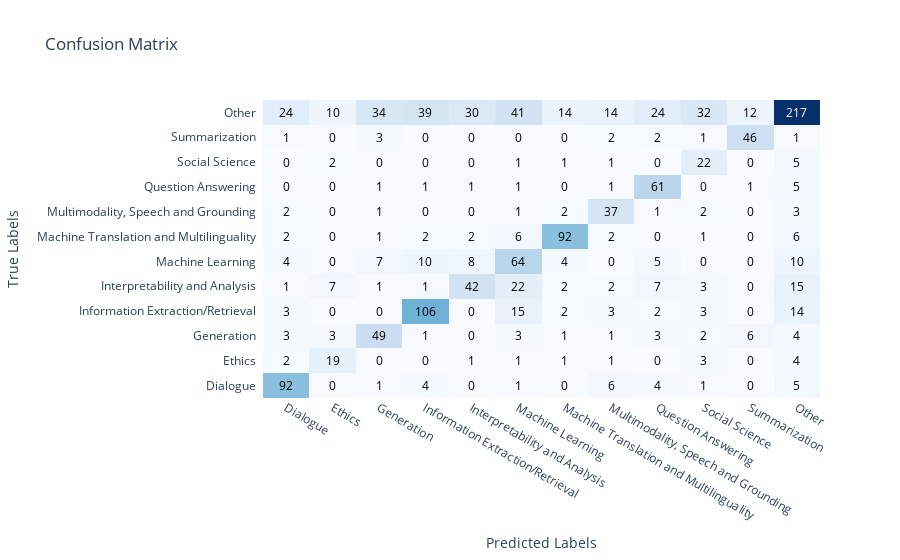

Here is the notebook cell this chart was saved with:
### Code cell
import plotly.express as px
import plotly.figure_factory as ff
import numpy as np
from sklearn.metrics import confusion_matrix, f1_score

cm = confusion_matrix(y_true, y_pred)
labels = list(label_encoder.inverse_transform(list(range(OUTPUT_SIZE))))

other_label = 'Other'
sorted_labels = sorted([label for label in labels if label != other_label])
sorted_labels.append(other_label)

label_to_sorted_index = {label: index for index, label in enumerate(sorted_labels)}
sorted_cm = np.zeros_like(cm)

for i, label1 in enumerate(labels):
    for j, label2 in enumerate(labels):
        sorted_i = label_to_sorted_index[label1]
        sorted_j = label_to_sorted_index[label2]
        sorted_cm[sorted_i, sorted_j] = cm[i, j]

fig = ff.create_annotated_heatmap(
    z=sorted_cm, 
    x=sorted_labels, 
    y=sorted_labels, 
    colorscale='Blues'
)

fig.update_layout(
    title='Confusion Matrix',
    xaxis=dict(title='Predicted Labels', side='bottom'),
    yaxis=dict(title='True Labels'),
    height=700
)

fig.show()

score_macro = f1_score(y_true, y_pred, average='macro')
print("F1 Macro Score:", score_macro)
score_micro = f1_score(y_true, y_pred, average='micro')
print("F1 Micro Score:", score_micro)

### Figure 1 — Plotly figure (JSON) as saved in the notebook; plotly's stock layout.template omitted (floating-point values rounded to 4 significant figures; data arrays with more than 128 entries replaced by an {"elided": "..."} marker saying what was removed)
{"data": [{"colorscale": [[0, "rgb(247,251,255)"], [0.125, "rgb(222,235,247)"], [0.25, "rgb(198,219,239)"], [0.375, "rgb(158,202,225)"], [0.5, "rgb(107,174,214)"], [0.625, "rgb(66,146,198)"], [0.75, "rgb(33,113,181)"], [0.875, "rgb(8,81,156)"], [1, "rgb(8,48,107)"]], "reversescale": false, "showscale": false, "type": "heatmap", "x": ["Dialogue", "Ethics", "Generation", "Information Extraction/Retrieval", "Interpretability and Analysis", "Machine Learning", "Machine Translation and Multilinguality", "Multimodality, Speech and Grounding", "Question Answering", "Social Science", "Summarization", "Other"], "y": ["Dialogue", "Ethics", "Generation", "Information Extraction/Retrieval", "Interpretability and Analysis", "Machine Learning", "Machine Translation and Multilinguality", "Multimodality, Speech and Grounding", "Question Answering", "Social Science", "Summarization", "Other"], "z": {"elided": "12x12 int values"}}], "layout": {"annotations": [{"font": {"color": "#000000"}, "showarrow": false, "text": "92", "x": "Dialogue", "xref": "x", "y": "Dialogue", "yref": "y"}, {"font": {"color": "#000000"}, "showarrow": false, "text": "0", "x": "Ethics", "xref": "x", "y": "Dialogue", "yref": "y"}, {"font": {"color": "#000000"}, "showarrow": false, "text": "1", "x": "Generation", "xref": "x", "y": "Dialogue", "yref": "y"}, {"font": {"color": "#000000"}, "showarrow": false, "text": "4", "x": "Information Extraction/Retrieval", "xref": "x", "y": "Dialogue", "yref": "y"}, {"font": {"color": "#000000"}, "showarrow": false, "text": "0", "x": "Interpretability and Analysis", "xref": "x", "y": "Dialogue", "yref": "y"}, {"font": {"color": "#000000"}, "showarrow": false, "text": "1", "x": "Machine Learning", "xref": "x", "y": "Dialogue", "yref": "y"}, {"font": {"color": "#000000"}, "showarrow": false, "text": "0", "x": "Machine Translation and Multilinguality", "xref": "x", "y": "Dialogue", "yref": "y"}, {"font": {"color": "#000000"}, "showarrow": false, "text": "6", "x": "Multimodality, Speech and Grounding", "xref": "x", "y": "Dialogue", "yref": "y"}, {"font": {"color": "#000000"}, "showarrow": false, "text": "4", "x": "Question Answering", "xref": "x", "y": "Dialogue", "yref": "y"}, {"font": {"color": "#000000"}, "showarrow": false, "text": "1", "x": "Social Science", "xref": "x", "y": "Dialogue", "yref": "y"}, {"font": {"color": "#000000"}, "showarrow": false, "text": "0", "x": "Summarization", "xref": "x", "y": "Dialogue", "yref": "y"}, {"font": {"color": "#000000"}, "showarrow": false, "text": "5", "x": "Other", "xref": "x", "y": "Dialogue", "yref": "y"}, {"font": {"color": "#000000"}, "showarrow": false, "text": "2", "x": "Dialogue", "xref": "x", "y": "Ethics", "yref": "y"}, {"font": {"color": "#000000"}, "showarrow": false, "text": "19", "x": "Ethics", "xref": "x", "y": "Ethics", "yref": "y"}, {"font": {"color": "#000000"}, "showarrow": false, "text": "0", "x": "Generation", "xref": "x", "y": "Ethics", "yref": "y"}, {"font": {"color": "#000000"}, "showarrow": false, "text": "0", "x": "Information Extraction/Retrieval", "xref": "x", "y": "Ethics", "yref": "y"}, {"font": {"color": "#000000"}, "showarrow": false, "text": "1", "x": "Interpretability and Analysis", "xref": "x", "y": "Ethics", "yref": "y"}, {"font": {"color": "#000000"}, "showarrow": false, "text": "1", "x": "Machine Learning", "xref": "x", "y": "Ethics", "yref": "y"}, {"font": {"color": "#000000"}, "showarrow": false, "text": "1", "x": "Machine Translation and Multilinguality", "xref": "x", "y": "Ethics", "yref": "y"}, {"font": {"color": "#000000"}, "showarrow": false, "text": "1", "x": "Multimodality, Speech and Grounding", "xref": "x", "y": "Ethics", "yref": "y"}, {"font": {"color": "#000000"}, "showarrow": false, "text": "0", "x": "Question Answering", "xref": "x", "y": "Ethics", "yref": "y"}, {"font": {"color": "#000000"}, "showarrow": false, "text": "3", "x": "Social Science", "xref": "x", "y": "Ethics", "yref": "y"}, {"font": {"color": "#000000"}, "showarrow": false, "text": "0", "x": "Summarization", "xref": "x", "y": "Ethics", "yref": "y"}, {"font": {"color": "#000000"}, "showarrow": false, "text": "4", "x": "Other", "xref": "x", "y": "Ethics", "yref": "y"}, {"font": {"color": "#000000"}, "showarrow": false, "text": "3", "x": "Dialogue", "xref": "x", "y": "Generation", "yref": "y"}, {"font": {"color": "#000000"}, "showarrow": false, "text": "3", "x": "Ethics", "xref": "x", "y": "Generation", "yref": "y"}, {"font": {"color": "#000000"}, "showarrow": false, "text": "49", "x": "Generation", "xref": "x", "y": "Generation", "yref": "y"}, {"font": {"color": "#000000"}, "showarrow": false, "text": "1", "x": "Information Extraction/Retrieval", "xref": "x", "y": "Generation", "yref": "y"}, {"font": {"color": "#000000"}, "showarrow": false, "text": "0", "x": "Interpretability and Analysis", "xref": "x", "y": "Generation", "yref": "y"}, {"font": {"color": "#000000"}, "showarrow": false, "text": "3", "x": "Machine Learning", "xref": "x", "y": "Generation", "yref": "y"}, {"font": {"color": "#000000"}, "showarrow": false, "text": "1", "x": "Machine Translation and Multilinguality", "xref": "x", "y": "Generation", "yref": "y"}, {"font": {"color": "#000000"}, "showarrow": false, "text": "1", "x": "Multimodality, Speech and Grounding", "xref": "x", "y": "Generation", "yref": "y"}, {"font": {"color": "#000000"}, "showarrow": false, "text": "3", "x": "Question Answering", "xref": "x", "y": "Generation", "yref": "y"}, {"font": {"color": "#000000"}, "showarrow": false, "text": "2", "x": "Social Science", "xref": "x", "y": "Generation", "yref": "y"}, {"font": {"color": "#000000"}, "showarrow": false, "text": "6", "x": "Summarization", "xref": "x", "y": "Generation", "yref": "y"}, {"font": {"color": "#000000"}, "showarrow": false, "text": "4", "x": "Other", "xref": "x", "y": "Generation", "yref": "y"}, {"font": {"color": "#000000"}, "showarrow": false, "text": "3", "x": "Dialogue", "xref": "x", "y": "Information Extraction/Retrieval", "yref": "y"}, {"font": {"color": "#000000"}, "showarrow": false, "text": "0", "x": "Ethics", "xref": "x", "y": "Information Extraction/Retrieval", "yref": "y"}, {"font": {"color": "#000000"}, "showarrow": false, "text": "0", "x": "Generation", "xref": "x", "y": "Information Extraction/Retrieval", "yref": "y"}, {"font": {"color": "#000000"}, "showarrow": false, "text": "106", "x": "Information Extraction/Retrieval", "xref": "x", "y": "Information Extraction/Retrieval", "yref": "y"}, {"font": {"color": "#000000"}, "showarrow": false, "text": "0", "x": "Interpretability and Analysis", "xref": "x", "y": "Information Extraction/Retrieval", "yref": "y"}, {"font": {"color": "#000000"}, "showarrow": false, "text": "15", "x": "Machine Learning", "xref": "x", "y": "Information Extraction/Retrieval", "yref": "y"}, {"font": {"color": "#000000"}, "showarrow": false, "text": "2", "x": "Machine Translation and Multilinguality", "xref": "x", "y": "Information Extraction/Retrieval", "yref": "y"}, {"font": {"color": "#000000"}, "showarrow": false, "text": "3", "x": "Multimodality, Speech and Grounding", "xref": "x", "y": "Information Extraction/Retrieval", "yref": "y"}, {"font": {"color": "#000000"}, "showarrow": false, "text": "2", "x": "Question Answering", "xref": "x", "y": "Information Extraction/Retrieval", "yref": "y"}, {"font": {"color": "#000000"}, "showarrow": false, "text": "3", "x": "Social Science", "xref": "x", "y": "Information Extraction/Retrieval", "yref": "y"}, {"font": {"color": "#000000"}, "showarrow": false, "text": "0", "x": "Summarization", "xref": "x", "y": "Information Extraction/Retrieval", "yref": "y"}, {"font": {"color": "#000000"}, "showarrow": false, "text": "14", "x": "Other", "xref": "x", "y": "Information Extraction/Retrieval", "yref": "y"}, {"font": {"color": "#000000"}, "showarrow": false, "text": "1", "x": "Dialogue", "xref": "x", "y": "Interpretability and Analysis", "yref": "y"}, {"font": {"color": "#000000"}, "showarrow": false, "text": "7", "x": "Ethics", "xref": "x", "y": "Interpretability and Analysis", "yref": "y"}, {"font": {"color": "#000000"}, "showarrow": false, "text": "1", "x": "Generation", "xref": "x", "y": "Interpretability and Analysis", "yref": "y"}, {"font": {"color": "#000000"}, "showarrow": false, "text": "1", "x": "Information Extraction/Retrieval", "xref": "x", "y": "Interpretability and Analysis", "yref": "y"}, {"font": {"color": "#000000"}, "showarrow": false, "text": "42", "x": "Interpretability and Analysis", "xref": "x", "y": "Interpretability and Analysis", "yref": "y"}, {"font": {"color": "#000000"}, "showarrow": false, "text": "22", "x": "Machine Learning", "xref": "x", "y": "Interpretability and Analysis", "yref": "y"}, {"font": {"color": "#000000"}, "showarrow": false, "text": "2", "x": "Machine Translation and Multilinguality", "xref": "x", "y": "Interpretability and Analysis", "yref": "y"}, {"font": {"color": "#000000"}, "showarrow": false, "text": "2", "x": "Multimodality, Speech and Grounding", "xref": "x", "y": "Interpretability and Analysis", "yref": "y"}, {"font": {"color": "#000000"}, "showarrow": false, "text": "7", "x": "Question Answering", "xref": "x", "y": "Interpretability and Analysis", "yref": "y"}, {"font": {"color": "#000000"}, "showarrow": false, "text": "3", "x": "Social Science", "xref": "x", "y": "Interpretability and Analysis", "yref": "y"}, {"font": {"color": "#000000"}, "showarrow": false, "text": "0", "x": "Summarization", "xref": "x", "y": "Interpretability and Analysis", "yref": "y"}, {"font": {"color": "#000000"}, "showarrow": false, "text": "15", "x": "Other", "xref": "x", "y": "Interpretability and Analysis", "yref": "y"}, {"font": {"color": "#000000"}, "showarrow": false, "text": "4", "x": "Dialogue", "xref": "x", "y": "Machine Learning", "yref": "y"}, {"font": {"color": "#000000"}, "showarrow": false, "text": "0", "x": "Ethics", "xref": "x", "y": "Machine Learning", "yref": "y"}, {"font": {"color": "#000000"}, "showarrow": false, "text": "7", "x": "Generation", "xref": "x", "y": "Machine Learning", "yref": "y"}, {"font": {"color": "#000000"}, "showarrow": false, "text": "10", "x": "Information Extraction/Retrieval", "xref": "x", "y": "Machine Learning", "yref": "y"}, {"font": {"color": "#000000"}, "showarrow": false, "text": "8", "x": "Interpretability and Analysis", "xref": "x", "y": "Machine Learning", "yref": "y"}, {"font": {"color": "#000000"}, "showarrow": false, "text": "64", "x": "Machine Learning", "xref": "x", "y": "Machine Learning", "yref": "y"}, {"font": {"color": "#000000"}, "showarrow": false, "text": "4", "x": "Machine Translation and Multilinguality", "xref": "x", "y": "Machine Learning", "yref": "y"}, {"font": {"color": "#000000"}, "showarrow": false, "text": "0", "x": "Multimodality, Speech and Grounding", "xref": "x", "y": "Machine Learning", "yref": "y"}, {"font": {"color": "#000000"}, "showarrow": false, "text": "5", "x": "Question Answering", "xref": "x", "y": "Machine Learning", "yref": "y"}, {"font": {"color": "#000000"}, "showarrow": false, "text": "0", "x": "Social Science", "xref": "x", "y": "Machine Learning", "yref": "y"}, {"font": {"color": "#000000"}, "showarrow": false, "text": "0", "x": "Summarization", "xref": "x", "y": "Machine Learning", "yref": "y"}, {"font": {"color": "#000000"}, "showarrow": false, "text": "10", "x": "Other", "xref": "x", "y": "Machine Learning", "yref": "y"}, {"font": {"color": "#000000"}, "showarrow": false, "text": "2", "x": "Dialogue", "xref": "x", "y": "Machine Translation and Multilinguality", "yref": "y"}, {"font": {"color": "#000000"}, "showarrow": false, "text": "0", "x": "Ethics", "xref": "x", "y": "Machine Translation and Multilinguality", "yref": "y"}, {"font": {"color": "#000000"}, "showarrow": false, "text": "1", "x": "Generation", "xref": "x", "y": "Machine Translation and Multilinguality", "yref": "y"}, {"font": {"color": "#000000"}, "showarrow": false, "text": "2", "x": "Information Extraction/Retrieval", "xref": "x", "y": "Machine Translation and Multilinguality", "yref": "y"}, {"font": {"color": "#000000"}, "showarrow": false, "text": "2", "x": "Interpretability and Analysis", "xref": "x", "y": "Machine Translation and Multilinguality", "yref": "y"}, {"font": {"color": "#000000"}, "showarrow": false, "text": "6", "x": "Machine Learning", "xref": "x", "y": "Machine Translation and Multilinguality", "yref": "y"}, {"font": {"color": "#000000"}, "showarrow": false, "text": "92", "x": "Machine Translation and Multilinguality", "xref": "x", "y": "Machine Translation and Multilinguality", "yref": "y"}, {"font": {"color": "#000000"}, "showarrow": false, "text": "2", "x": "Multimodality, Speech and Grounding", "xref": "x", "y": "Machine Translation and Multilinguality", "yref": "y"}, {"font": {"color": "#000000"}, "showarrow": false, "text": "0", "x": "Question Answering", "xref": "x", "y": "Machine Translation and Multilinguality", "yref": "y"}, {"font": {"color": "#000000"}, "showarrow": false, "text": "1", "x": "Social Science", "xref": "x", "y": "Machine Translation and Multilinguality", "yref": "y"}, {"font": {"color": "#000000"}, "showarrow": false, "text": "0", "x": "Summarization", "xref": "x", "y": "Machine Translation and Multilinguality", "yref": "y"}, {"font": {"color": "#000000"}, "showarrow": false, "text": "6", "x": "Other", "xref": "x", "y": "Machine Translation and Multilinguality", "yref": "y"}, {"font": {"color": "#000000"}, "showarrow": false, "text": "2", "x": "Dialogue", "xref": "x", "y": "Multimodality, Speech and Grounding", "yref": "y"}, {"font": {"color": "#000000"}, "showarrow": false, "text": "0", "x": "Ethics", "xref": "x", "y": "Multimodality, Speech and Grounding", "yref": "y"}, {"font": {"color": "#000000"}, "showarrow": false, "text": "1", "x": "Generation", "xref": "x", "y": "Multimodality, Speech and Grounding", "yref": "y"}, {"font": {"color": "#000000"}, "showarrow": false, "text": "0", "x": "Information Extraction/Retrieval", "xref": "x", "y": "Multimodality, Speech and Grounding", "yref": "y"}, {"font": {"color": "#000000"}, "showarrow": false, "text": "0", "x": "Interpretability and Analysis", "xref": "x", "y": "Multimodality, Speech and Grounding", "yref": "y"}, {"font": {"color": "#000000"}, "showarrow": false, "text": "1", "x": "Machine Learning", "xref": "x", "y": "Multimodality, Speech and Grounding", "yref": "y"}, {"font": {"color": "#000000"}, "showarrow": false, "text": "2", "x": "Machine Translation and Multilinguality", "xref": "x", "y": "Multimodality, Speech and Grounding", "yref": "y"}, {"font": {"color": "#000000"}, "showarrow": false, "text": "37", "x": "Multimodality, Speech and Grounding", "xref": "x", "y": "Multimodality, Speech and Grounding", "yref": "y"}, {"font": {"color": "#000000"}, "showarrow": false, "text": "1", "x": "Question Answering", "xref": "x", "y": "Multimodality, Speech and Grounding", "yref": "y"}, {"font": {"color": "#000000"}, "showarrow": false, "text": "2", "x": "Social Science", "xref": "x", "y": "Multimodality, Speech and Grounding", "yref": "y"}, {"font": {"color": "#000000"}, "showarrow": false, "text": "0", "x": "Summarization", "xref": "x", "y": "Multimodality, Speech and Grounding", "yref": "y"}, {"font": {"color": "#000000"}, "showarrow": false, "text": "3", "x": "Other", "xref": "x", "y": "Multimodality, Speech and Grounding", "yref": "y"}, {"font": {"color": "#000000"}, "showarrow": false, "text": "0", "x": "Dialogue", "xref": "x", "y": "Question Answering", "yref": "y"}, {"font": {"color": "#000000"}, "showarrow": false, "text": "0", "x": "Ethics", "xref": "x", "y": "Question Answering", "yref": "y"}, {"font": {"color": "#000000"}, "showarrow": false, "text": "1", "x": "Generation", "xref": "x", "y": "Question Answering", "yref": "y"}, {"font": {"color": "#000000"}, "showarrow": false, "text": "1", "x": "Information Extraction/Retrieval", "xref": "x", "y": "Question Answering", "yref": "y"}, {"font": {"color": "#000000"}, "showarrow": false, "text": "1", "x": "Interpretability and Analysis", "xref": "x", "y": "Question Answering", "yref": "y"}, {"font": {"color": "#000000"}, "showarrow": false, "text": "1", "x": "Machine Learning", "xref": "x", "y": "Question Answering", "yref": "y"}, {"font": {"color": "#000000"}, "showarrow": false, "text": "0", "x": "Machine Translation and Multilinguality", "xref": "x", "y": "Question Answering", "yref": "y"}, {"font": {"color": "#000000"}, "showarrow": false, "text": "1", "x": "Multimodality, Speech and Grounding", "xref": "x", "y": "Question Answering", "yref": "y"}, {"font": {"color": "#000000"}, "showarrow": false, "text": "61", "x": "Question Answering", "xref": "x", "y": "Question Answering", "yref": "y"}, {"font": {"color": "#000000"}, "showarrow": false, "text": "0", "x": "Social Science", "xref": "x", "y": "Question Answering", "yref": "y"}, {"font": {"color": "#000000"}, "showarrow": false, "text": "1", "x": "Summarization", "xref": "x", "y": "Question Answering", "yref": "y"}, {"font": {"color": "#000000"}, "showarrow": false, "text": "5", "x": "Other", "xref": "x", "y": "Question Answering", "yref": "y"}, {"font": {"color": "#000000"}, "showarrow": false, "text": "0", "x": "Dialogue", "xref": "x", "y": "Social Science", "yref": "y"}, {"font": {"color": "#000000"}, "showarrow": false, "text": "2", "x": "Ethics", "xref": "x", "y": "Social Science", "yref": "y"}, {"font": {"color": "#000000"}, "showarrow": false, "text": "0", "x": "Generation", "xref": "x", "y": "Social Science", "yref": "y"}, {"font": {"color": "#000000"}, "showarrow": false, "text": "0", "x": "Information Extraction/Retrieval", "xref": "x", "y": "Social Science", "yref": "y"}, {"font": {"color": "#000000"}, "showarrow": false, "text": "0", "x": "Interpretability and Analysis", "xref": "x", "y": "Social Science", "yref": "y"}, {"font": {"color": "#000000"}, "showarrow": false, "text": "1", "x": "Machine Learning", "xref": "x", "y": "Social Science", "yref": "y"}, {"font": {"color": "#000000"}, "showarrow": false, "text": "1", "x": "Machine Translation and Multilinguality", "xref": "x", "y": "Social Science", "yref": "y"}, {"font": {"color": "#000000"}, "showarrow": false, "text": "1", "x": "Multimodality, Speech and Grounding", "xref": "x", "y": "Social Science", "yref": "y"}, {"font": {"color": "#000000"}, "showarrow": false, "text": "0", "x": "Question Answering", "xref": "x", "y": "Social Science", "yref": "y"}, {"font": {"color": "#000000"}, "showarrow": false, "text": "22", "x": "Social Science", "xref": "x", "y": "Social Science", "yref": "y"}, {"font": {"color": "#000000"}, "showarrow": false, "text": "0", "x": "Summarization", "xref": "x", "y": "Social Science", "yref": "y"}, {"font": {"color": "#000000"}, "showarrow": false, "text": "5", "x": "Other", "xref": "x", "y": "Social Science", "yref": "y"}, {"font": {"color": "#000000"}, "showarrow": false, "text": "1", "x": "Dialogue", "xref": "x", "y": "Summarization", "yref": "y"}, {"font": {"color": "#000000"}, "showarrow": false, "text": "0", "x": "Ethics", "xref": "x", "y": "Summarization", "yref": "y"}, {"font": {"color": "#000000"}, "showarrow": false, "text": "3", "x": "Generation", "xref": "x", "y": "Summarization", "yref": "y"}, {"font": {"color": "#000000"}, "showarrow": false, "text": "0", "x": "Information Extraction/Retrieval", "xref": "x", "y": "Summarization", "yref": "y"}, {"font": {"color": "#000000"}, "showarrow": false, "text": "0", "x": "Interpretability and Analysis", "xref": "x", "y": "Summarization", "yref": "y"}, {"font": {"color": "#000000"}, "showarrow": false, "text": "0", "x": "Machine Learning", "xref": "x", "y": "Summarization", "yref": "y"}, {"font": {"color": "#000000"}, "showarrow": false, "text": "0", "x": "Machine Translation and Multilinguality", "xref": "x", "y": "Summarization", "yref": "y"}, {"font": {"color": "#000000"}, "showarrow": false, "text": "2", "x": "Multimodality, Speech and Grounding", "xref": "x", "y": "Summarization", "yref": "y"}, {"font": {"color": "#000000"}, "showarrow": false, "text": "2", "x": "Question Answering", "xref": "x", "y": "Summarization", "yref": "y"}, {"font": {"color": "#000000"}, "showarrow": false, "text": "1", "x": "Social Science", "xref": "x", "y": "Summarization", "yref": "y"}, {"font": {"color": "#000000"}, "showarrow": false, "text": "46", "x": "Summarization", "xref": "x", "y": "Summarization", "yref": "y"}, {"font": {"color": "#000000"}, "showarrow": false, "text": "1", "x": "Other", "xref": "x", "y": "Summarization", "yref": "y"}, {"font": {"color": "#000000"}, "showarrow": false, "text": "24", "x": "Dialogue", "xref": "x", "y": "Other", "yref": "y"}, {"font": {"color": "#000000"}, "showarrow": false, "text": "10", "x": "Ethics", "xref": "x", "y": "Other", "yref": "y"}, {"font": {"color": "#000000"}, "showarrow": false, "text": "34", "x": "Generation", "xref": "x", "y": "Other", "yref": "y"}, {"font": {"color": "#000000"}, "showarrow": false, "text": "39", "x": "Information Extraction/Retrieval", "xref": "x", "y": "Other", "yref": "y"}, {"font": {"color": "#000000"}, "showarrow": false, "text": "30", "x": "Interpretability and Analysis", "xref": "x", "y": "Other", "yref": "y"}, {"font": {"color": "#000000"}, "showarrow": false, "text": "41", "x": "Machine Learning", "xref": "x", "y": "Other", "yref": "y"}, {"font": {"color": "#000000"}, "showarrow": false, "text": "14", "x": "Machine Translation and Multilinguality", "xref": "x", "y": "Other", "yref": "y"}, {"font": {"color": "#000000"}, "showarrow": false, "text": "14", "x": "Multimodality, Speech and Grounding", "xref": "x", "y": "Other", "yref": "y"}, {"font": {"color": "#000000"}, "showarrow": false, "text": "24", "x": "Question Answering", "xref": "x", "y": "Other", "yref": "y"}, {"font": {"color": "#000000"}, "showarrow": false, "text": "32", "x": "Social Science", "xref": "x", "y": "Other", "yref": "y"}, {"font": {"color": "#000000"}, "showarrow": false, "text": "12", "x": "Summarization", "xref": "x", "y": "Other", "yref": "y"}, {"font": {"color": "#FFFFFF"}, "showarrow": false, "text": "217", "x": "Other", "xref": "x", "y": "Other", "yref": "y"}], "autosize": true, "title": {"text": "Confusion Matrix"}, "xaxis": {"autorange": true, "dtick": 1, "gridcolor": "rgb(0, 0, 0)", "range": [-0.5, 11.5], "side": "bottom", "ticks": "", "title": {"text": "Predicted Labels"}, "type": "category"}, "yaxis": {"autorange": true, "dtick": 1, "range": [-1.432, 12.43], "ticks": "", "ticksuffix": "  ", "title": {"text": "True Labels"}, "type": "category"}}}
